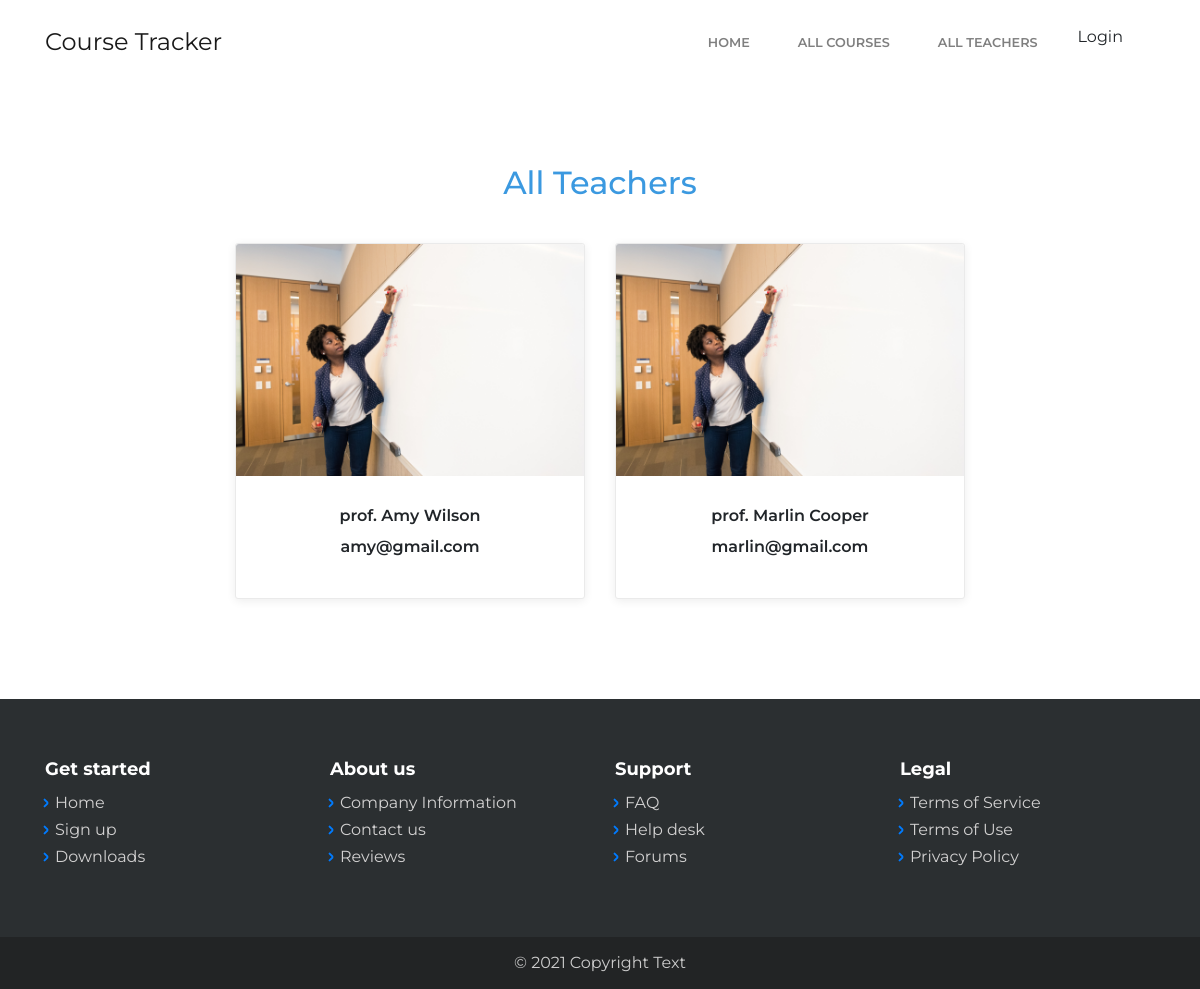
Before: /teachers/ with the older database file.
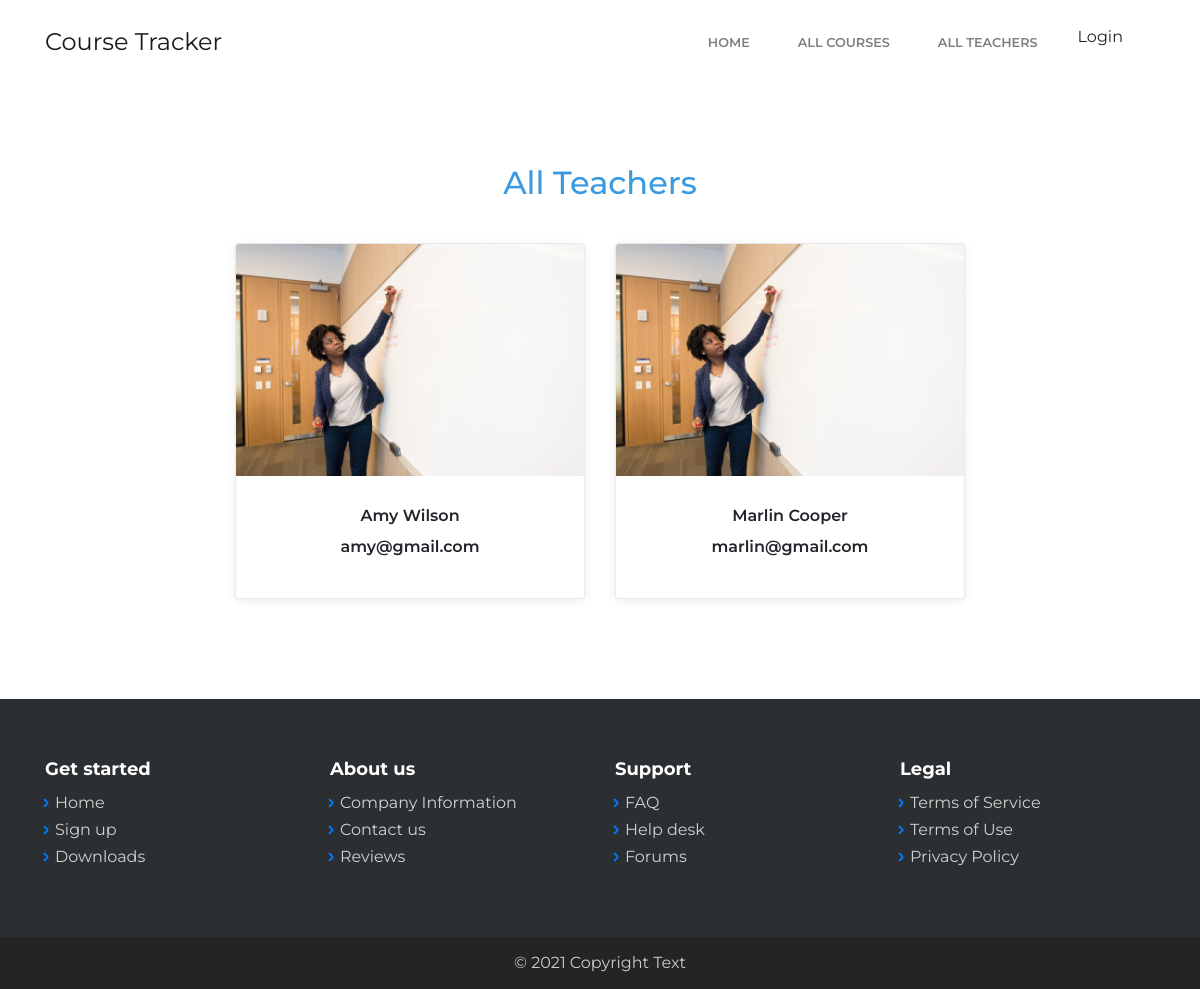
After: the same page with the newer database file.
### accounts/models.py (models this page shows, shortened)
class Teacher (models.Model):
    teacher_id = models.AutoField(primary_key=True)
    teacher_name = models.CharField(max_length=100, null=False)
    username = models.CharField(max_length=10, null=False, default ="")
    password =  models.CharField(max_length=10, null=False,default="")
    teacher_image = models.ImageField(upload_to="teacher-images/", default="")
    teacher_email = models.EmailField(max_length=254, default="")
    teacher_phone = models.CharField(max_length=20, default='')
    teacher_dob = models.DateField(auto_now=False, auto_now_add=False)
    course =models.ForeignKey(Course, on_delete=models.CASCADE, default="")

### accounts/views.py (the view)
# urls.py: path("teachers/", views.teachers, name='teachers'),
def teachers(request):
    tech = Teacher.objects.raw('SELECT * FROM accounts_teacher')
    print(tech)
    return render(request, 'teachers.html', {'tech': tech})

### templates/teachers.html (shortened to what this page needs)
{% extends 'base.html' %}
{% load static %}
{% block body %}
    <main class="page">
        <section class="clean-block about-us">
            <div class="container">
                <div class="block-heading">
                    <h2 class="text-info">All Teachers</h2>
                </div>
                <div class="row justify-content-center">
                  {% for tea in tech %}
                    <div class="col-sm-6 col-lg-4">
                        <div class="card text-center clean-card"><img class="card-img-top w-100 d-block" src="/media/{{tea.teacher_image}}">
                            <div class="card-body info">
                                <h4 class="card-title">{{ tea.teacher_name }}</h4>
                                <h4 class="card-title">{{ tea.teacher_email }}</h4>
                            </div>
                        </div>
                    </div>
                    {% endfor %}
                    </div>
                </div>
        </section>
    </main>
{% endblock %}

### templates/base.html (shortened to what this page needs)
{% load static %}
<!DOCTYPE html>
<html>
<head>
    <link rel="stylesheet" href="{% static 'bootstrap/css/bootstrap.min.css' %}">
    <link rel="stylesheet" href="{% static 'fonts/simple-line-icons.min.css' %}">
    <link rel="stylesheet" href="https://cdnjs.cloudflare.com/ajax/libs/baguettebox.js/1.10.0/baguetteBox.min.css">
    <link rel="stylesheet" href="{% static 'css/smoothproducts.css' %}">
    <link rel="stylesheet" href="https://cdnjs.cloudflare.com/ajax/libs/font-awesome/4.7.0/css/font-awesome.min.css">
</head>
<body>
    <nav class="navbar navbar-light navbar-expand-lg fixed top bg-white clean-navbar">
        <div class="container"><a class="navbar-brand logo" href="/">Course Tracker</a>
            <div class="collapse navbar-collapse" id="navcol-1">
                <ul class="navbar-nav ml-auto">
                    <li class="nav-item">
                        <a class="nav-link" href="/">Home</a>
                    </li>
                    <li class="nav-item">
                        <a class="nav-link " href="/allcourses">
                            All Courses
                        </a>
                    </li>
                    <li class="nav-item">
                        <a class="nav-link " href="/teachers">
                            All Teachers
                        </a>
                    </li>
                    <li class="nav-item" id="dropdownMenuOffset" data-toggle="dropdown" aria-haspopup="true"
                        aria-expanded="false">
                        Login
                    </li>
                </ul>
            </div>
        </div>
    </nav>
    {% block body %}{% endblock %}
    <footer class="page-footer dark">
        <div class="container">
            <div class="row">
                <div class="col-sm-3">
                    <h5>Get started</h5>
                    <ul>
                        <li><a href="#">Home</a></li>
                        <li><a href="#">Sign up</a></li>
                        <li><a href="#">Downloads</a></li>
                    </ul>
                </div>
                <div class="col-sm-3">
                    <h5>About us</h5>
                    <ul>
                        <li><a href="#">Company Information</a></li>
                        <li><a href="#">Contact us</a></li>
                        <li><a href="#">Reviews</a></li>
                    </ul>
                </div>
                <div class="col-sm-3">
                    <h5>Support</h5>
                    <ul>
                        <li><a href="#">FAQ</a></li>
                        <li><a href="#">Help desk</a></li>
                        <li><a href="#">Forums</a></li>
                    </ul>
                </div>
                <div class="col-sm-3">
                    <h5>Legal</h5>
                    <ul>
                        <li><a href="#">Terms of Service</a></li>
                        <li><a href="#">Terms of Use</a></li>
                        <li><a href="#">Privacy Policy</a></li>
                    </ul>
                </div>
            </div>
        </div>
        <div class="footer-copyright">
            <p>© 2021 Copyright Text</p>
        </div>
    </footer>
</body>
</html>

### static/css/smoothproducts.css (style rules this page uses)
html, body { height: 100%; width: 100%; }

Changed rows visible on the page:
changed Teacher "amy@gmail.com": teacher_name "prof. Amy Wilson" → "Amy Wilson"
changed Teacher "marlin@gmail.com": teacher_name "prof. Marlin Cooper" → "Marlin Cooper"
